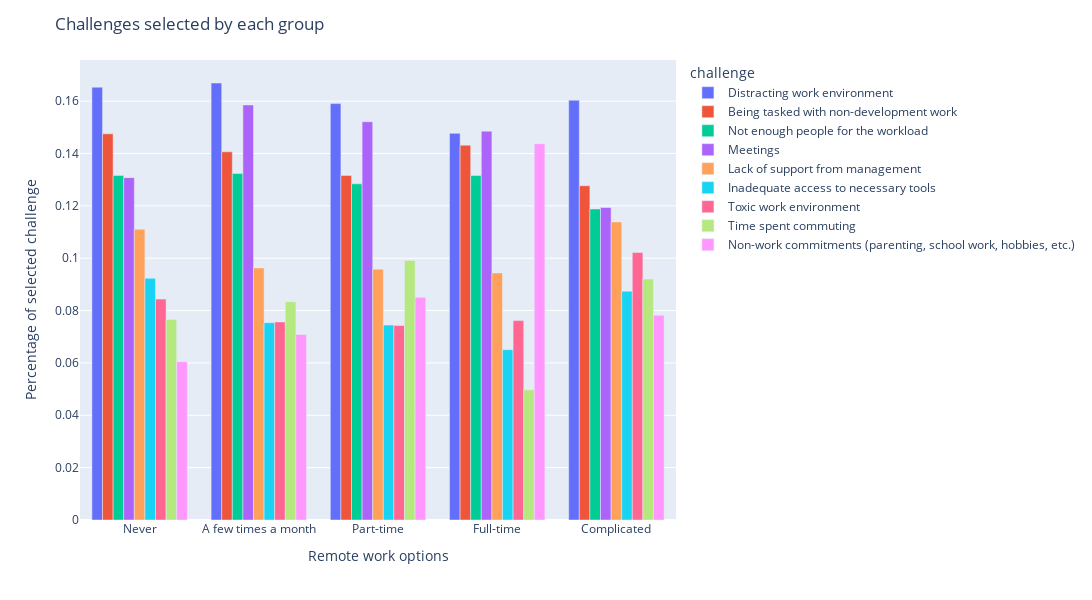

Notebook code cell kept with this figure:
### Code cell
fig = px.bar(df_final_melt, x='variable', y='value',barmode="group", color = 'challenge')
fig.update_layout(
    title="Challenges selected by each group",
    yaxis_title="Percentage of selected challenge",
    xaxis_title="Remote work options",
    autosize=False,
    width=1500,
    height=600,)
fig.show()
fig.write_image("Challenges.png")

### Figure 1 — Plotly figure (JSON) as saved in the notebook; plotly's stock layout.template omitted (floating-point values rounded to 4 significant figures)
{"data": [{"alignmentgroup": "True", "hovertemplate": "challenge=Distracting work environment<br>variable=%{x}<br>value=%{y}<extra></extra>", "legendgroup": "Distracting work environment", "marker": {"color": "#636efa"}, "name": "Distracting work environment", "offsetgroup": "Distracting work environment", "orientation": "v", "showlegend": true, "textposition": "auto", "type": "bar", "x": ["Never", "A few times a month", "Part-time", "Full-time", "Complicated"], "xaxis": "x", "y": [0.1653, 0.1669, 0.1591, 0.1477, 0.1604], "yaxis": "y"}, {"alignmentgroup": "True", "hovertemplate": "challenge=Being tasked with non-development work<br>variable=%{x}<br>value=%{y}<extra></extra>", "legendgroup": "Being tasked with non-development work", "marker": {"color": "#EF553B"}, "name": "Being tasked with non-development work", "offsetgroup": "Being tasked with non-development work", "orientation": "v", "showlegend": true, "textposition": "auto", "type": "bar", "x": ["Never", "A few times a month", "Part-time", "Full-time", "Complicated"], "xaxis": "x", "y": [0.1475, 0.1406, 0.1316, 0.1432, 0.1277], "yaxis": "y"}, {"alignmentgroup": "True", "hovertemplate": "challenge=Not enough people for the workload<br>variable=%{x}<br>value=%{y}<extra></extra>", "legendgroup": "Not enough people for the workload", "marker": {"color": "#00cc96"}, "name": "Not enough people for the workload", "offsetgroup": "Not enough people for the workload", "orientation": "v", "showlegend": true, "textposition": "auto", "type": "bar", "x": ["Never", "A few times a month", "Part-time", "Full-time", "Complicated"], "xaxis": "x", "y": [0.1316, 0.1323, 0.1284, 0.1316, 0.1188], "yaxis": "y"}, {"alignmentgroup": "True", "hovertemplate": "challenge=Meetings<br>variable=%{x}<br>value=%{y}<extra></extra>", "legendgroup": "Meetings", "marker": {"color": "#ab63fa"}, "name": "Meetings", "offsetgroup": "Meetings", "orientation": "v", "showlegend": true, "textposition": "auto", "type": "bar", "x": ["Never", "A few times a month", "Part-time", "Full-time", "Complicated"], "xaxis": "x", "y": [0.1308, 0.1585, 0.1521, 0.1485, 0.1194], "yaxis": "y"}, {"alignmentgroup": "True", "hovertemplate": "challenge=Lack of support from management<br>variable=%{x}<br>value=%{y}<extra></extra>", "legendgroup": "Lack of support from management", "marker": {"color": "#FFA15A"}, "name": "Lack of support from management", "offsetgroup": "Lack of support from management", "orientation": "v", "showlegend": true, "textposition": "auto", "type": "bar", "x": ["Never", "A few times a month", "Part-time", "Full-time", "Complicated"], "xaxis": "x", "y": [0.1111, 0.09627, 0.09582, 0.09438, 0.1139], "yaxis": "y"}, {"alignmentgroup": "True", "hovertemplate": "challenge=Inadequate access to necessary tools<br>variable=%{x}<br>value=%{y}<extra></extra>", "legendgroup": "Inadequate access to necessary tools", "marker": {"color": "#19d3f3"}, "name": "Inadequate access to necessary tools", "offsetgroup": "Inadequate access to necessary tools", "orientation": "v", "showlegend": true, "textposition": "auto", "type": "bar", "x": ["Never", "A few times a month", "Part-time", "Full-time", "Complicated"], "xaxis": "x", "y": [0.09232, 0.07537, 0.07445, 0.06507, 0.08742], "yaxis": "y"}, {"alignmentgroup": "True", "hovertemplate": "challenge=Toxic work environment<br>variable=%{x}<br>value=%{y}<extra></extra>", "legendgroup": "Toxic work environment", "marker": {"color": "#FF6692"}, "name": "Toxic work environment", "offsetgroup": "Toxic work environment", "orientation": "v", "showlegend": true, "textposition": "auto", "type": "bar", "x": ["Never", "A few times a month", "Part-time", "Full-time", "Complicated"], "xaxis": "x", "y": [0.08437, 0.07567, 0.0743, 0.07616, 0.1022], "yaxis": "y"}, {"alignmentgroup": "True", "hovertemplate": "challenge=Time spent commuting<br>variable=%{x}<br>value=%{y}<extra></extra>", "legendgroup": "Time spent commuting", "marker": {"color": "#B6E880"}, "name": "Time spent commuting", "offsetgroup": "Time spent commuting", "orientation": "v", "showlegend": true, "textposition": "auto", "type": "bar", "x": ["Never", "A few times a month", "Part-time", "Full-time", "Complicated"], "xaxis": "x", "y": [0.0766, 0.08338, 0.09916, 0.04971, 0.09206], "yaxis": "y"}, {"alignmentgroup": "True", "hovertemplate": "challenge=Non-work commitments (parenting, school work, hobbies, etc.)<br>variable=%{x}<br>value=%{y}<extra></extra>", "legendgroup": "Non-work commitments (parenting, school work, hobbies, etc.)", "marker": {"color": "#FF97FF"}, "name": "Non-work commitments (parenting, school work, hobbies, etc.)", "offsetgroup": "Non-work commitments (parenting, school work, hobbies, etc.)", "orientation": "v", "showlegend": true, "textposition": "auto", "type": "bar", "x": ["Never", "A few times a month", "Part-time", "Full-time", "Complicated"], "xaxis": "x", "y": [0.06047, 0.07088, 0.08504, 0.1437, 0.07824], "yaxis": "y"}], "layout": {"autosize": false, "barmode": "group", "height": 600, "legend": {"title": {"text": "challenge"}, "tracegroupgap": 0}, "margin": {"t": 60}, "title": {"text": "Challenges selected by each group"}, "width": 1500, "xaxis": {"anchor": "y", "domain": [0, 1], "title": {"text": "Remote work options"}}, "yaxis": {"anchor": "x", "domain": [0, 1], "title": {"text": "Percentage of selected challenge"}}}}
